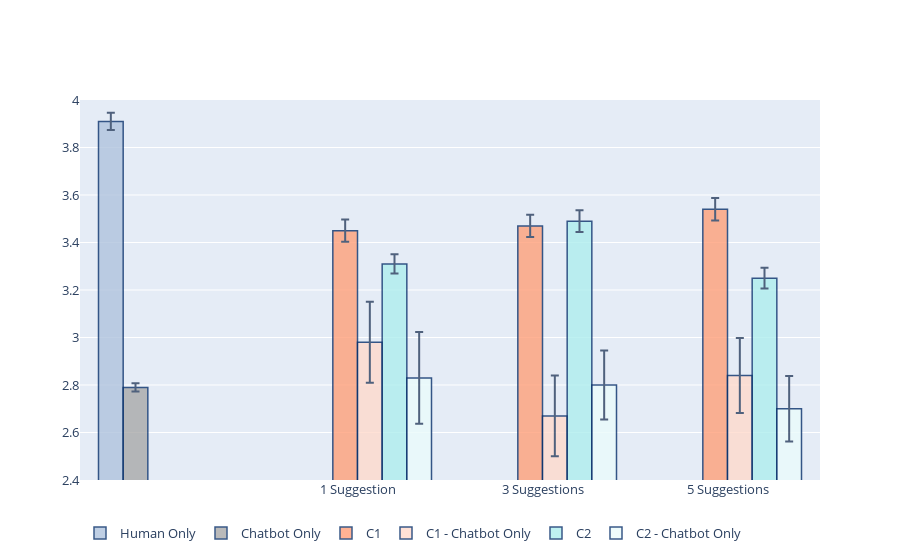

Write notebook code for a chart like this one.
### Code cell
colors = ['#FAEBD7', '#FFA07A', '#B0C4DE', '#AFEEEE', '#8FBC8F']
x = ['1 Suggestion', '3 Suggestions', '5 Suggestions']
fig = go.Figure()

xHuman = ['']
yHuman = [scoresHuman]
yHumanErorr = [np.std(z)/math.sqrt(len(z)) for z in yHuman] 
yHuman = [round(statistics.mean(z), 2) for z in yHuman]

fig.add_trace(go.Bar(
    name='Human Only',
    x=xHuman, y=yHuman, text=yHuman, textposition='inside',insidetextanchor='middle',
    marker_color='#B0C4DE',
    marker_line_color='rgb(8,48,107)', marker_line_width=1.5, opacity=0.8,
    error_y=dict(type='data', array=yHumanErorr)
))

xBot = ['']
yBot = [scoresBot]
yBotErorr = [np.std(z)/math.sqrt(len(z)) for z in yBot] 
yBot = [round(statistics.mean(z), 2) for z in yBot]

fig.add_trace(go.Bar(
    name='Chatbot Only',
    x=xBot, y=yBot, text=yBot, textposition='inside',insidetextanchor='middle',
    marker_color='#A9A9A9',
    marker_line_color='rgb(8,48,107)', marker_line_width=1.5, opacity=0.8,
    error_y=dict(type='data', array=yBotErorr)
))


ySuggOnly = [sugg1, sugg3, sugg5]
ySuggOnlyErorr = [np.std(z)/math.sqrt(len(z)) for z in ySuggOnly] 
ySuggOnly = [round(statistics.mean(z), 2) for z in ySuggOnly]

fig.add_trace(go.Bar(
    name='C1',
    x=x, y=ySuggOnly, text=ySuggOnly, textposition='inside',insidetextanchor='middle',
    marker_color='lightsalmon',
    marker_line_color='rgb(8,48,107)', marker_line_width=1.5, opacity=0.8,
    error_y=dict(type='data', array=ySuggOnlyErorr)
))

ySuggOnlyBot = [sugg1Bot, sugg3Bot, sugg5Bot]
ySuggOnlyBotErorr = [np.std(z)/math.sqrt(len(z)) for z in ySuggOnlyBot] 
ySuggOnlyBot = [round(statistics.mean(z), 2) for z in ySuggOnlyBot]

fig.add_trace(go.Bar(
    name='C1 - Chatbot Only',
    x=x, y=ySuggOnlyBot, text=ySuggOnlyBot, textposition='inside',insidetextanchor='middle',
    marker_color='#ffdacc',
    marker_line_color='rgb(8,48,107)', marker_line_width=1.5, opacity=0.8,
    error_y=dict(type='data', array=ySuggOnlyBotErorr)
))


yAutoSugg = [autoSugg1, autoSugg3, autoSugg5]
yAutoSuggErorr = [np.std(z)/math.sqrt(len(z)) for z in yAutoSugg] 
yAutoSugg = [round(statistics.mean(z), 2) for z in yAutoSugg]

fig.add_trace(go.Bar(
    name='C2',
    x=x, y=yAutoSugg, text=yAutoSugg, textposition='inside',insidetextanchor='middle',
    marker_color='#AFEEEE',
    marker_line_color='rgb(8,48,107)', marker_line_width=1.5, opacity=0.8,
    error_y=dict(type='data', array=yAutoSuggErorr)
))


yAutoSuggBot = [autoSugg1Bot, autoSugg3Bot, autoSugg5Bot]
yAutoSuggBotErorr = [np.std(z)/math.sqrt(len(z)) for z in yAutoSuggBot] 
yAutoSuggBot = [round(statistics.mean(z), 2) for z in yAutoSuggBot]

fig.add_trace(go.Bar(
    name='C2 - Chatbot Only',
    x=x, y=yAutoSuggBot, text=yAutoSuggBot, textposition='inside',insidetextanchor='middle',
    marker_color='#eafbfb',
    marker_line_color='rgb(8,48,107)', marker_line_width=1.5, opacity=0.8,
    error_y=dict(type='data', array=yAutoSuggBotErorr)
))


fig.update_layout(
    font=dict(
        size=13
    )
)
fig.update_yaxes(range=[2.4, 4])

fig.update_layout(legend_orientation="h")
fig.show()

### Figure 1 — Plotly figure (JSON) as saved in the notebook; plotly's stock layout.template omitted (floating-point values rounded to 4 significant figures)
{"data": [{"error_y": {"array": [0.03669], "type": "data"}, "insidetextanchor": "middle", "marker": {"color": "#B0C4DE", "line": {"color": "rgb(8,48,107)", "width": 1.5}}, "name": "Human Only", "opacity": 0.8, "text": ["3.91"], "textposition": "inside", "type": "bar", "x": [""], "y": [3.91]}, {"error_y": {"array": [0.01764], "type": "data"}, "insidetextanchor": "middle", "marker": {"color": "#A9A9A9", "line": {"color": "rgb(8,48,107)", "width": 1.5}}, "name": "Chatbot Only", "opacity": 0.8, "text": ["2.79"], "textposition": "inside", "type": "bar", "x": [""], "y": [2.79]}, {"error_y": {"array": [0.04703, 0.04642, 0.0474], "type": "data"}, "insidetextanchor": "middle", "marker": {"color": "lightsalmon", "line": {"color": "rgb(8,48,107)", "width": 1.5}}, "name": "C1", "opacity": 0.8, "text": ["3.45", "3.47", "3.54"], "textposition": "inside", "type": "bar", "x": ["1 Suggestion", "3 Suggestions", "5 Suggestions"], "y": [3.45, 3.47, 3.54]}, {"error_y": {"array": [0.1704, 0.1697, 0.1577], "type": "data"}, "insidetextanchor": "middle", "marker": {"color": "#ffdacc", "line": {"color": "rgb(8,48,107)", "width": 1.5}}, "name": "C1 - Chatbot Only", "opacity": 0.8, "text": ["2.98", "2.67", "2.84"], "textposition": "inside", "type": "bar", "x": ["1 Suggestion", "3 Suggestions", "5 Suggestions"], "y": [2.98, 2.67, 2.84]}, {"error_y": {"array": [0.04083, 0.04619, 0.04344], "type": "data"}, "insidetextanchor": "middle", "marker": {"color": "#AFEEEE", "line": {"color": "rgb(8,48,107)", "width": 1.5}}, "name": "C2", "opacity": 0.8, "text": ["3.31", "3.49", "3.25"], "textposition": "inside", "type": "bar", "x": ["1 Suggestion", "3 Suggestions", "5 Suggestions"], "y": [3.31, 3.49, 3.25]}, {"error_y": {"array": [0.1932, 0.1448, 0.1382], "type": "data"}, "insidetextanchor": "middle", "marker": {"color": "#eafbfb", "line": {"color": "rgb(8,48,107)", "width": 1.5}}, "name": "C2 - Chatbot Only", "opacity": 0.8, "text": ["2.83", "2.8", "2.7"], "textposition": "inside", "type": "bar", "x": ["1 Suggestion", "3 Suggestions", "5 Suggestions"], "y": [2.83, 2.8, 2.7]}], "layout": {"font": {"size": 13}, "legend": {"orientation": "h"}, "yaxis": {"range": [2.4, 4]}}}
